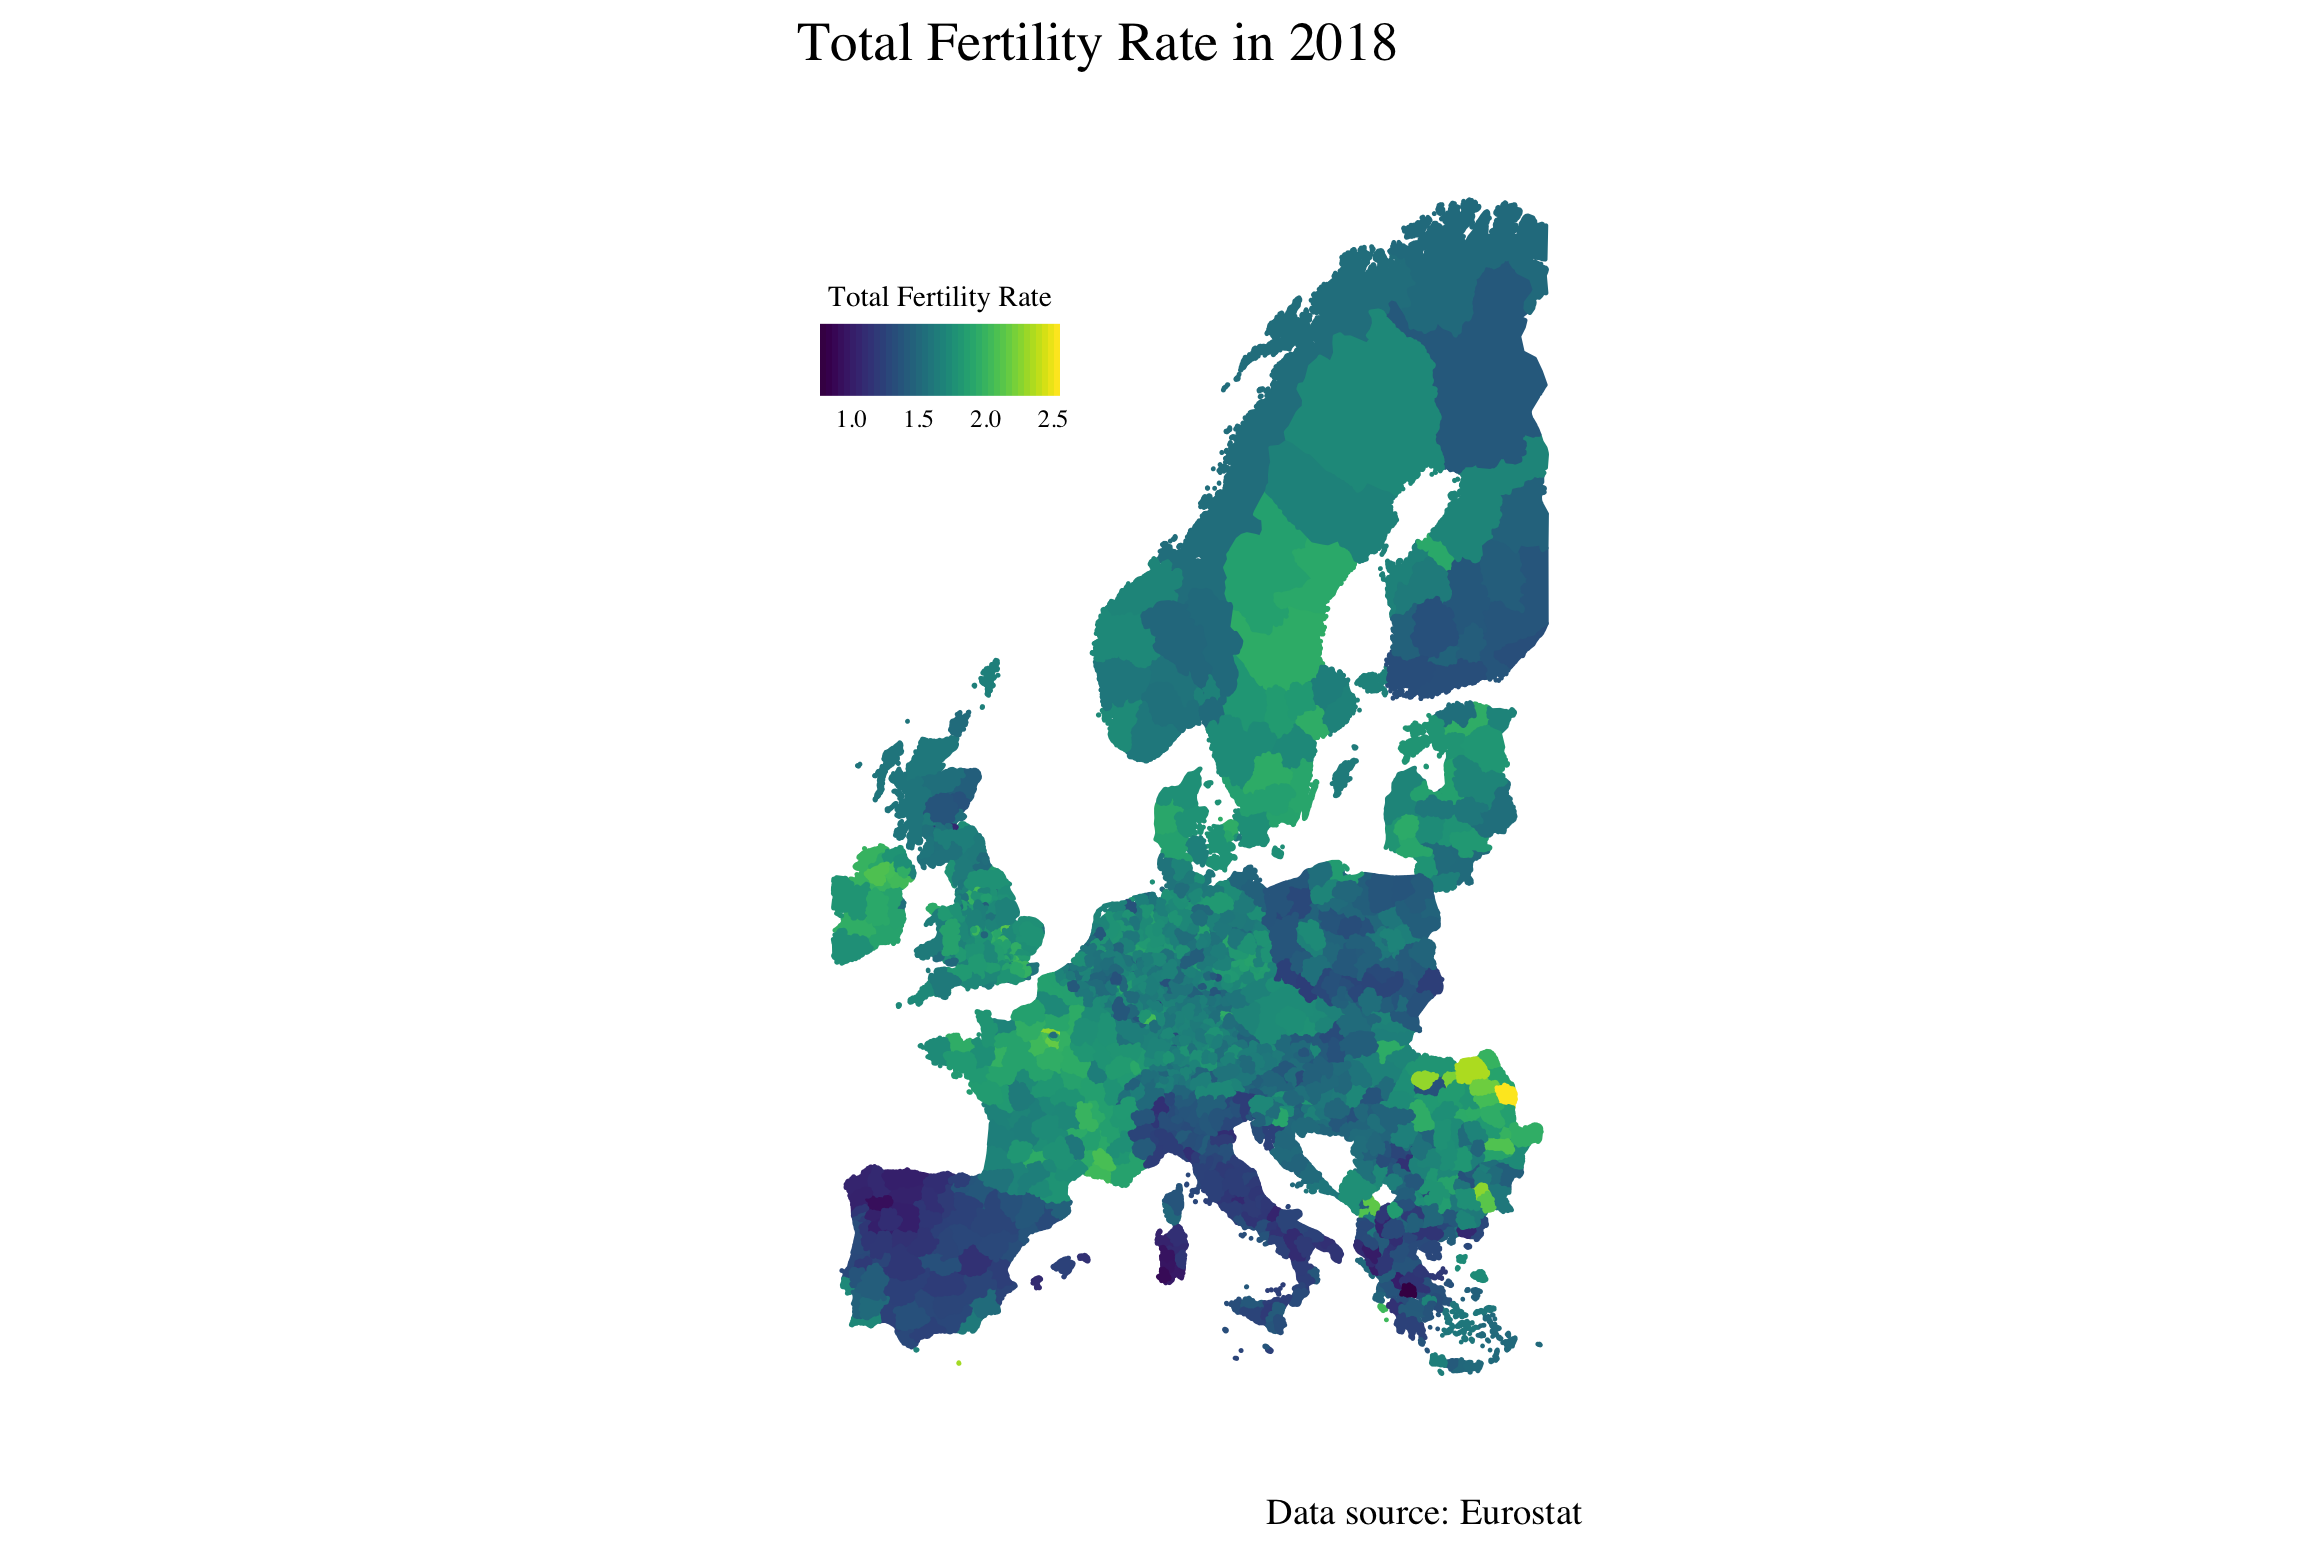

Recreate this plot in R.
# libraries
library("tidyverse")
library("eurostat")
library("ggthemes")
library("viridis")

# load data
df<-read_csv("tfrnuts3.csv")%>%
    filter(indic_de=="TOTFERRT", TIME_PERIOD==2018)
# map data
dfmap<-get_eurostat_geospatial(output_class = "df", resolution = 60)%>%
       filter(LEVL_CODE == 3)

# merge
mapdata<-merge(dfmap, df,by="geo",all.x=T)%>%
        filter(lat>30,long>-10,long<30,CNTR_CODE!="TR")
ggplot(mapdata, aes(x=long,y=lat,group=group,fill=OBS_VALUE,color=OBS_VALUE)) +
  geom_polygon()+
  theme_tufte()+
  scale_fill_viridis()+
  scale_color_viridis()+
  labs(fill="Total Fertility Rate", color="Total Fertility Rate",x="",y="",
       caption="Data source: Eurostat", title="Total Fertility Rate in 2018")+
  theme(legend.position = c(0.0,0.8),axis.text = element_blank(),
        axis.ticks = element_blank(),legend.title = element_text(size = 7), 
        legend.text = element_text(size = 6),
        legend.key = element_rect(size=1),
        legend.justification='left',
        legend.direction='horizontal')+ 
  coord_map()+
  guides(fill = guide_colourbar(ticks = FALSE,
                                title.position = "top", label.hjust = .5,
                                title.hjust = 0.5,nbin=40, raster=F, barwidth=4),
         color = guide_colourbar(ticks = FALSE,
                                title.position = "top", label.hjust = .5,
                                title.hjust = 0.5,nbin=40, raster=F, barwidth=4))

ggsave("fig2.png")
